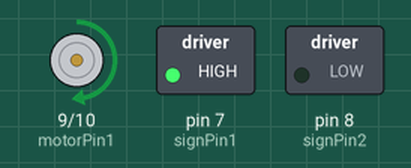
Bench run of a sketch on a simulated Arduino Uno, built with avr-gcc and run on an emulated ATmega328P. On the bench: motor-driver pin pairs drawn as motors (green arrow = first pin HIGH = forward, orange = second pin HIGH = backward, longer = more drive, scaled by the enable pin), switched loads named in the sketch (green lamp = pin HIGH).

Above: at 1.5 s.
At 4.5 s:
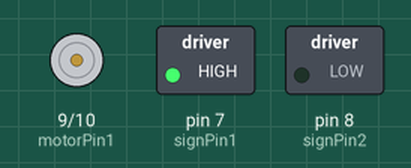
Timing chart, 0 to 6.9 s (numbered marks = the images above):
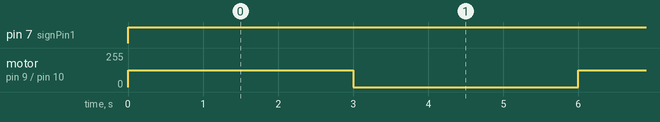

The sketch:

Assignment_2.ino
```cpp
const int enablePin = 4;
const int signPin1 = 7;
const int signPin2 = 8;
const int motorPin1 = 9;
const int motorPin2 = 10;
int speed = 0;

void setup() {
  pinMode(enablePin, OUTPUT);
  pinMode(signPin1, OUTPUT);
  pinMode(signPin2, OUTPUT);
  pinMode(motorPin1, OUTPUT);
  pinMode(motorPin2, OUTPUT);
  digitalWrite(enablePin, HIGH);
}

void loop() {
  //Set the direction of the motor
  digitalWrite(signPin1, HIGH);
  speed = 127;
  //Turn on the motor
  analogWrite(motorPin1, speed);
  delay(3000);
  //Turn off the motor
  speed = 0;
  analogWrite(motorPin1, speed);
  delay(3000);
}
```

Measured:
- by itself, pin 7 (signPin1): LOW → HIGH at 0.00 s
- by itself, motor on pin 9 (motorPin1) / pin 10 (motorPin2): alternates forward 127/255 for 3.0 s and stopped for 3.0 s
